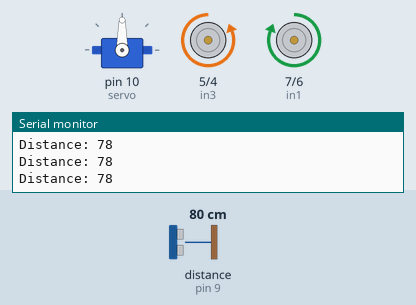
This sketch was run on a simulated Arduino Uno, built with avr-gcc and run on an emulated ATmega328P. On the bench: servo, motor-driver pin pairs drawn as motors (green arrow = first pin HIGH = forward, orange = second pin HIGH = backward, longer = more drive), the last lines printed to the serial monitor. Wiring (inferred from the names in the program): ultrasonic range finder: trigger pin 8; echo pin 9. The inputs (shaded band) are chosen by the test bench; at power-on: distance to the obstacle (sensor on pin 9) 80 cm. The echo pulse lasts 58.3 µs per cm.

Above: at 1.8 s.
1.9 s: distance to the obstacle (sensor on pin 9) set to 18 cm
3.4 s: distance to the obstacle (sensor on pin 9) set to 14 cm
At 4.0 s:
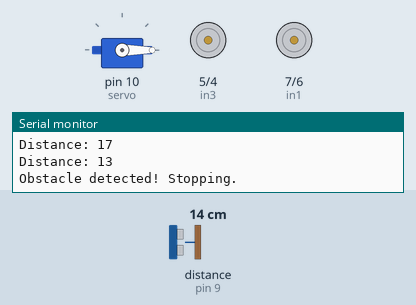
6.5 s: distance to the obstacle (sensor on pin 9) set to 35 cm
At 8.2 s:
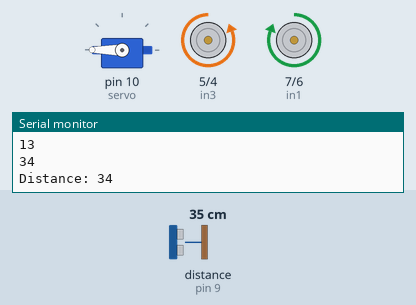
8.5 s: distance to the obstacle (sensor on pin 9) set to 2 cm
At 9.9 s:
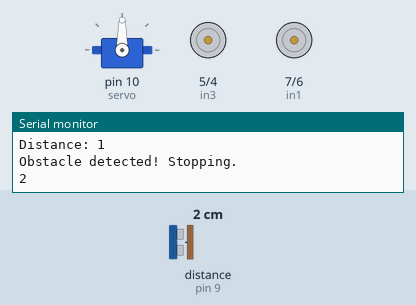
Timing chart, 0 to 12.6 s (numbered marks = the images above; inputs shaded):
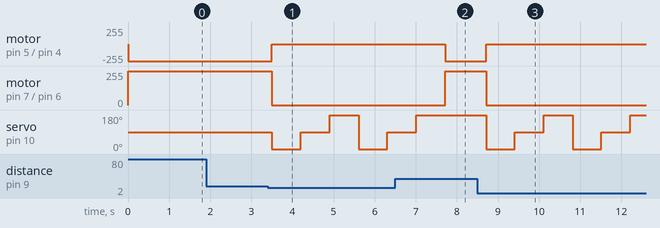

Measured:
- the behaviour switches between 16 and 15 cm on distance to the obstacle (sensor on pin 9) (found by bisection; images 0 and 1)
- after the input at 3.4 s, motor on pin 5 (in3) / pin 4 (in4): backward 255/255 → stopped after 0.10 s; motor on pin 7 (in1) / pin 6 (in2): forward 255/255 → stopped after 0.10 s; servo on pin 10 (servo): 90° → 0° after 0.10 s, → 90° 0.70 s later, → 180° 0.70 s later, → 0° 0.70 s later, … (5 changes in this stretch)
- after the input at 6.5 s, motor on pin 5 (in3) / pin 4 (in4): stopped → backward 255/255 after 1.2 s; motor on pin 7 (in1) / pin 6 (in2): stopped → forward 255/255 after 1.2 s; servo on pin 10 (servo): goes on until 7.0 s, then stays 180°
- after the input at 8.5 s, motor on pin 5 (in3) / pin 4 (in4): backward 255/255 → stopped after 0.21 s; motor on pin 7 (in1) / pin 6 (in2): forward 255/255 → stopped after 0.21 s; servo on pin 10 (servo): 180° → 0° after 0.21 s, → 90° 0.70 s later, → 180° 0.70 s later, → 0° 0.70 s later, … (6 changes in this stretch)

The sketch:

maze_solver_arduino.ino
```cpp
/*
  Maze / Obstacle Avoidance Robot — Arduino Uno build
  BRAC University, CSE-350 (Project Demo-1)

  A single HC-SR04 ultrasonic sensor is mounted on a servo. The robot
  drives forward and checks the distance ahead every `interval` ms.
  When an obstacle is closer than the threshold, it stops, scans right
  and left with the servo, and records the clearance on each side.

  Full write-up: ../../docs/DESIGN_DOCUMENT.md

  NOTE: moveForward(), stopMotor(), moveRight() and moveLeft() below
  were reconstructed from the pin-logic described in the design
  document's "Motor Control and Differential Drive" section — the
  original sketch in the report was pasted in truncated. The decision
  logic that compares lval/rval and actually steers the robot was
  never completed in the original project (see "Challenge 4:
  Incomplete Avoidance Logic" in the design doc); it's left as a TODO
  below rather than invented, so this file matches the real state of
  the project.
*/

#include <Servo.h>

// ---- Motor driver (L298N) pins ----
const int in1 = 7; // IN1 - Motor 1 (left) direction pin
const int in2 = 6; // IN2 - Motor 1 (left) direction pin
const int in3 = 5; // IN3 - Motor 2 (right) direction pin
const int in4 = 4; // IN4 - Motor 2 (right) direction pin

// ---- Ultrasonic sensor (HC-SR04) pins ----
const int trigPin = 8; // Trigger pin
const int echoPin = 9; // Echo pin

// ---- Servo scan positions ----
int forwardAngle = 90;
int rightAngle    = 0;
int leftAngle     = 180;
Servo servo;

// ---- Last scan results (cm) ----
int lval = 999;
int rval = 999;

// ---- Non-blocking timing ----
unsigned long previousMillis = 0;
const long interval = 500; // distance check interval (ms)

long duration; // echo pulse duration (us)
int distance;  // last measured distance (cm)

void setup() {
  // Motor control pins as outputs
  pinMode(in1, OUTPUT);
  pinMode(in2, OUTPUT);
  pinMode(in3, OUTPUT);
  pinMode(in4, OUTPUT);

  // Ultrasonic sensor pins
  pinMode(trigPin, OUTPUT);
  pinMode(echoPin, INPUT);

  Serial.begin(9600);
  servo.attach(10);
  servo.write(forwardAngle);

  stopMotor(); // Start at rest
}

void loop() {
  unsigned long currentMillis = millis();

  // Check distance every `interval` ms without blocking
  if (currentMillis - previousMillis >= interval) {
    previousMillis = currentMillis;
    distance = checkDistance();

    Serial.print("Distance: ");
    Serial.println(distance);

    // Obstacle detected within threshold
    if (distance < 15) {
      stopMotor();
      Serial.println("Obstacle detected! Stopping.");

      servo.write(rightAngle);
      delay(700);
      rval = checkDistance();
      Serial.println(rval);

      servo.write(forwardAngle);
      delay(700);

      servo.write(leftAngle);
      delay(700);
      lval = checkDistance();
      Serial.println(lval);

      // TODO: compare lval and rval and call moveLeft() / moveRight()
      // toward whichever side has greater clearance, with an escape
      // case for when both sides are blocked. See "Challenge 4" and
      // "Future Improvements" in docs/DESIGN_DOCUMENT.md.
    }
  }

  // Keep moving forward while checking the distance
  moveForward();
}

// ---- Distance measurement ----
int checkDistance() {
  digitalWrite(trigPin, LOW);
  delayMicroseconds(2);
  digitalWrite(trigPin, HIGH);
  delayMicroseconds(10);
  digitalWrite(trigPin, LOW);

  duration = pulseIn(echoPin, HIGH);
  int cm = duration * 0.034 / 2;
  return cm;
}

// ---- Motor control ----
// Reconstructed from the pin logic in the design document:
//   IN1=HIGH, IN2=LOW  -> Motor 1 (left)  forward
//   IN3=LOW,  IN4=HIGH -> Motor 2 (right) forward
//   Reversing each pair reverses that motor.

void moveForward() {
  digitalWrite(in1, HIGH); digitalWrite(in2, LOW);  // left forward
  digitalWrite(in3, LOW);  digitalWrite(in4, HIGH); // right forward
}

void stopMotor() {
  digitalWrite(in1, LOW);
  digitalWrite(in2, LOW);
  digitalWrite(in3, LOW);
  digitalWrite(in4, LOW);
}

void moveRight() {
  // Clockwise rotation: left forward, right reverse
  digitalWrite(in1, HIGH); digitalWrite(in2, LOW);  // left forward
  digitalWrite(in3, HIGH); digitalWrite(in4, LOW);  // right reverse
}

void moveLeft() {
  // Counter-clockwise rotation: left reverse, right forward
  digitalWrite(in1, LOW);  digitalWrite(in2, HIGH); // left reverse
  digitalWrite(in3, LOW);  digitalWrite(in4, HIGH); // right forward
}
```
